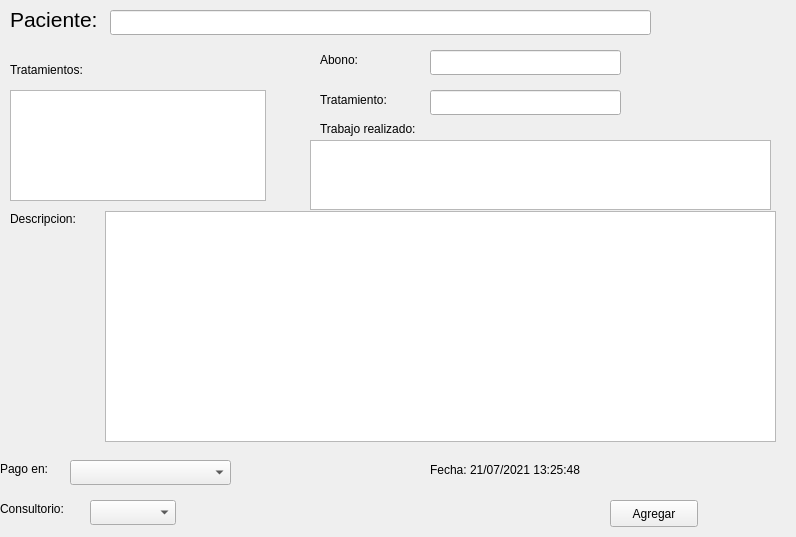
<?xml version="1.0" encoding="UTF-8"?>
<ui version="4.0">
 <class>abonos</class>
 <widget class="QWidget" name="abonos">
  <property name="geometry">
   <rect>
    <x>0</x>
    <y>0</y>
    <width>796</width>
    <height>537</height>
   </rect>
  </property>
  <property name="windowTitle">
   <string>Abonos</string>
  </property>
  <property name="windowIcon">
   <iconset>
    <normaloff>img/logo2.png</normaloff>img/logo2.png</iconset>
  </property>
  <widget class="QLineEdit" name="lineEdit">
   <property name="geometry">
    <rect>
     <x>110</x>
     <y>10</y>
     <width>541</width>
     <height>25</height>
    </rect>
   </property>
   <property name="font">
    <font>
     <pointsize>16</pointsize>
    </font>
   </property>
  </widget>
  <widget class="QLabel" name="label">
   <property name="geometry">
    <rect>
     <x>10</x>
     <y>10</y>
     <width>101</width>
     <height>19</height>
    </rect>
   </property>
   <property name="font">
    <font>
     <pointsize>16</pointsize>
    </font>
   </property>
   <property name="text">
    <string>Paciente: </string>
   </property>
  </widget>
  <widget class="QLabel" name="label_7">
   <property name="geometry">
    <rect>
     <x>10</x>
     <y>60</y>
     <width>101</width>
     <height>19</height>
    </rect>
   </property>
   <property name="text">
    <string>Tratamientos:</string>
   </property>
  </widget>
  <widget class="QListWidget" name="listWidget">
   <property name="geometry">
    <rect>
     <x>10</x>
     <y>90</y>
     <width>256</width>
     <height>111</height>
    </rect>
   </property>
   <property name="font">
    <font>
     <pointsize>16</pointsize>
    </font>
   </property>
  </widget>
  <widget class="QLabel" name="label_2">
   <property name="geometry">
    <rect>
     <x>320</x>
     <y>50</y>
     <width>91</width>
     <height>19</height>
    </rect>
   </property>
   <property name="text">
    <string>Abono:</string>
   </property>
  </widget>
  <widget class="QLineEdit" name="lineEdit_2">
   <property name="geometry">
    <rect>
     <x>430</x>
     <y>50</y>
     <width>191</width>
     <height>25</height>
    </rect>
   </property>
  </widget>
  <widget class="QLabel" name="label_3">
   <property name="geometry">
    <rect>
     <x>320</x>
     <y>90</y>
     <width>101</width>
     <height>19</height>
    </rect>
   </property>
   <property name="text">
    <string>Tratamiento:</string>
   </property>
  </widget>
  <widget class="QLabel" name="label_9">
   <property name="geometry">
    <rect>
     <x>730</x>
     <y>460</y>
     <width>51</width>
     <height>71</height>
    </rect>
   </property>
   <property name="text">
    <string/>
   </property>
   <property name="pixmap">
    <pixmap>img/logo2.png</pixmap>
   </property>
  </widget>
  <widget class="QLabel" name="label_4">
   <property name="geometry">
    <rect>
     <x>430</x>
     <y>460</y>
     <width>211</width>
     <height>19</height>
    </rect>
   </property>
   <property name="text">
    <string>Fecha: 21/07/2021 13:25:48</string>
   </property>
  </widget>
  <widget class="QPushButton" name="pushButton">
   <property name="geometry">
    <rect>
     <x>610</x>
     <y>500</y>
     <width>88</width>
     <height>27</height>
    </rect>
   </property>
   <property name="text">
    <string>Agregar</string>
   </property>
  </widget>
  <widget class="QLabel" name="label_5">
   <property name="geometry">
    <rect>
     <x>10</x>
     <y>210</y>
     <width>91</width>
     <height>17</height>
    </rect>
   </property>
   <property name="text">
    <string>Descripcion:</string>
   </property>
  </widget>
  <widget class="QLabel" name="label_8">
   <property name="geometry">
    <rect>
     <x>0</x>
     <y>460</y>
     <width>67</width>
     <height>17</height>
    </rect>
   </property>
   <property name="text">
    <string>Pago en:</string>
   </property>
  </widget>
  <widget class="QLabel" name="label_10">
   <property name="geometry">
    <rect>
     <x>0</x>
     <y>500</y>
     <width>91</width>
     <height>17</height>
    </rect>
   </property>
   <property name="text">
    <string>Consultorio:</string>
   </property>
  </widget>
  <widget class="QComboBox" name="comboBox_3">
   <property name="geometry">
    <rect>
     <x>90</x>
     <y>500</y>
     <width>86</width>
     <height>25</height>
    </rect>
   </property>
  </widget>
  <widget class="QComboBox" name="comboBox_2">
   <property name="geometry">
    <rect>
     <x>70</x>
     <y>460</y>
     <width>161</width>
     <height>25</height>
    </rect>
   </property>
  </widget>
  <widget class="QLabel" name="label_6">
   <property name="geometry">
    <rect>
     <x>320</x>
     <y>120</y>
     <width>141</width>
     <height>17</height>
    </rect>
   </property>
   <property name="text">
    <string>Trabajo realizado:</string>
   </property>
  </widget>
  <widget class="QLineEdit" name="lineEdit_4">
   <property name="geometry">
    <rect>
     <x>430</x>
     <y>90</y>
     <width>191</width>
     <height>25</height>
    </rect>
   </property>
  </widget>
  <widget class="QTextBrowser" name="textBrowser">
   <property name="geometry">
    <rect>
     <x>105</x>
     <y>211</y>
     <width>671</width>
     <height>231</height>
    </rect>
   </property>
  </widget>
  <widget class="QPlainTextEdit" name="plainTextEdit">
   <property name="geometry">
    <rect>
     <x>310</x>
     <y>140</y>
     <width>461</width>
     <height>70</height>
    </rect>
   </property>
  </widget>
 </widget>
 <resources/>
 <connections/>
</ui>
